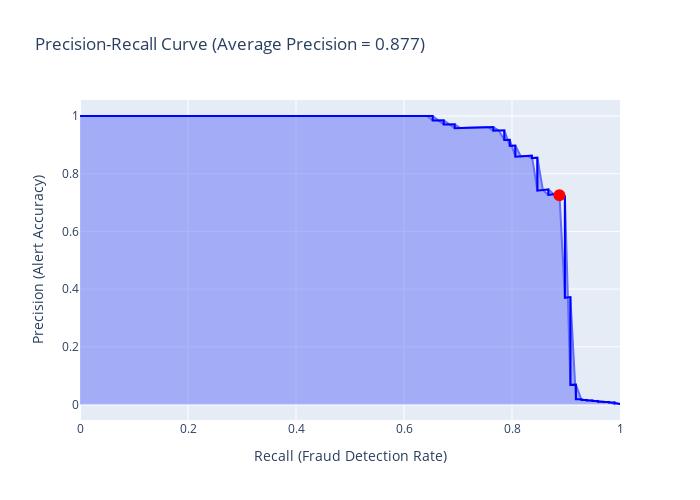

The cell this chart's notebook holds for it:
### Markdown cell above
### Precision-Recall Curve (Key Metric for Imbalanced Fraud Data)

In highly imbalanced datasets like credit card fraud (~0.17% fraudulent), traditional accuracy is misleading — a naive model predicting "all legitimate" would be 99.83% accurate but catch zero fraud.

The **Precision-Recall Curve** is far more informative:
- **Recall** (y-axis): Fraction of actual fraud caught (TP / (TP + FN)) — higher = better fraud detection
- **Precision** (x-axis): Fraction of alerts that are real fraud (TP / (TP + FP)) — higher = fewer false alarms
- **Average Precision (AP)**: Single-number summary of the curve (higher = better overall performance)

Our model shows strong separation, with high recall achievable at reasonable precision levels. The curve supports threshold tuning: we can prioritize recall (catch more fraud) while monitoring precision drops (more false positives).

This metric is standard in risk data mining for evaluating anomaly detection effectiveness.

### Code cell
import plotly.express as px
from sklearn.metrics import precision_recall_curve, average_precision_score

# Compute Precision-Recall
precision, recall, thresholds = precision_recall_curve(y_test, y_prob)
ap_score = average_precision_score(y_test, y_prob)

# Interactive Plotly curve
fig = px.area(
    x=recall, y=precision,
    title=f'Precision-Recall Curve (Average Precision = {ap_score:.3f})',
    labels=dict(x='Recall (Fraud Detection Rate)', y='Precision (Alert Accuracy)'),
    width=700, height=500
)
fig.add_scatter(x=recall, y=precision, mode='lines', name='PR Curve', line=dict(color='blue'))
fig.update_layout(showlegend=False)

# Add optimal threshold marker (if you have it)
if 'optimal_thresh' in globals():
    # Find closest threshold point
    idx = np.argmin(np.abs(thresholds - optimal_thresh))
    fig.add_scatter(x=[recall[idx]], y=[precision[idx]], mode='markers',
                    marker=dict(color='red', size=12),
                    name=f'Optimal Threshold ({optimal_thresh:.3f})')

fig.show()

### Figure 1 — Plotly figure (JSON) as saved in the notebook; plotly's stock layout.template omitted (floating-point values rounded to 4 significant figures; data arrays with more than 128 entries replaced by an {"elided": "..."} marker saying what was removed)
{"data": [{"fillpattern": {"shape": ""}, "hovertemplate": "Recall (Fraud Detection Rate)=%{x}<br>Precision (Alert Accuracy)=%{y}<extra></extra>", "legendgroup": "", "line": {"color": "#636efa"}, "marker": {"symbol": "circle"}, "mode": "lines", "name": "", "orientation": "v", "showlegend": false, "stackgroup": "1", "type": "scatter", "x": {"elided": "55943 float values"}, "xaxis": "x", "y": {"elided": "55943 float values"}, "yaxis": "y"}, {"line": {"color": "blue"}, "mode": "lines", "name": "PR Curve", "type": "scatter", "x": {"elided": "55943 float values"}, "y": {"elided": "55943 float values"}}, {"marker": {"color": "red", "size": 12}, "mode": "markers", "name": "Optimal Threshold (0.495)", "type": "scatter", "x": [0.8878], "y": [0.725]}], "layout": {"height": 500, "legend": {"tracegroupgap": 0}, "showlegend": false, "title": {"text": "Precision-Recall Curve (Average Precision = 0.877)"}, "width": 700, "xaxis": {"anchor": "y", "domain": [0, 1], "title": {"text": "Recall (Fraud Detection Rate)"}}, "yaxis": {"anchor": "x", "domain": [0, 1], "title": {"text": "Precision (Alert Accuracy)"}}}}
